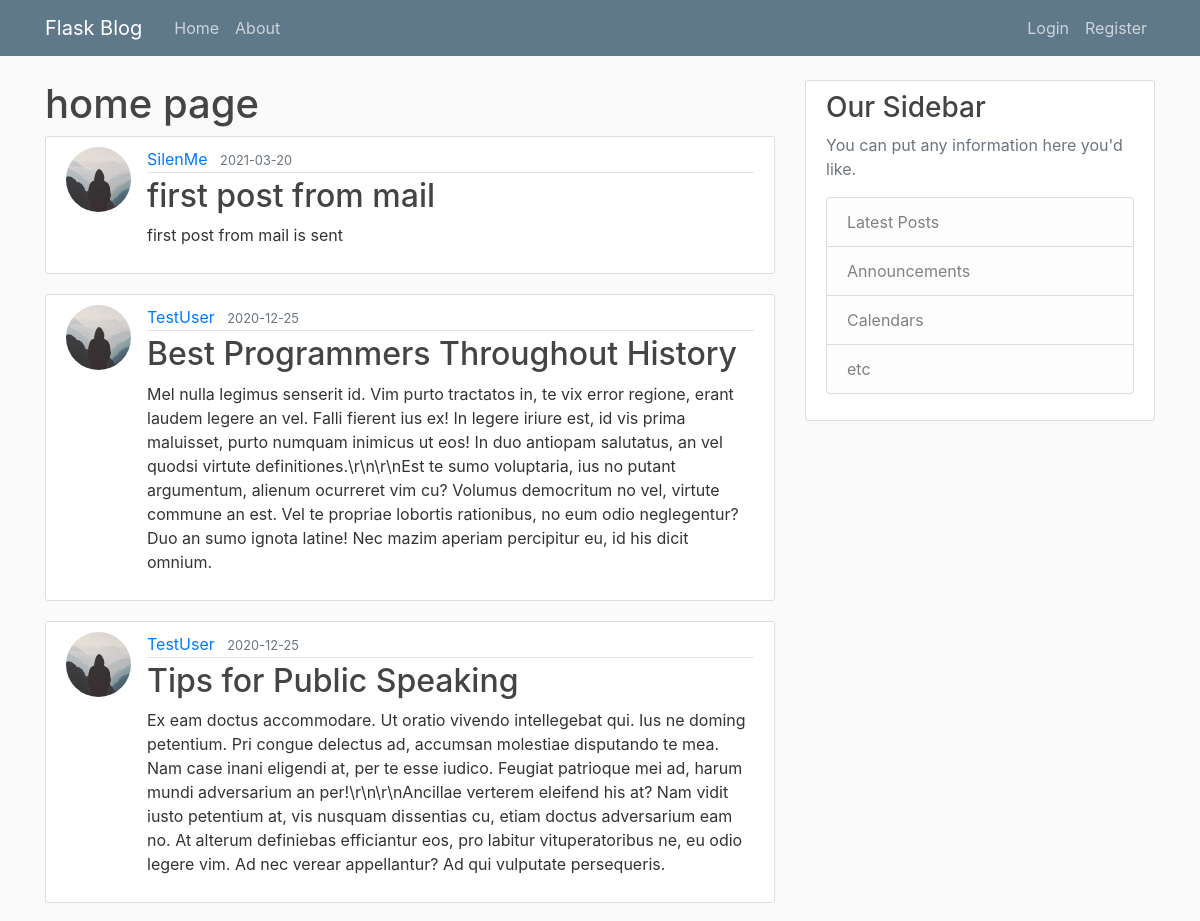
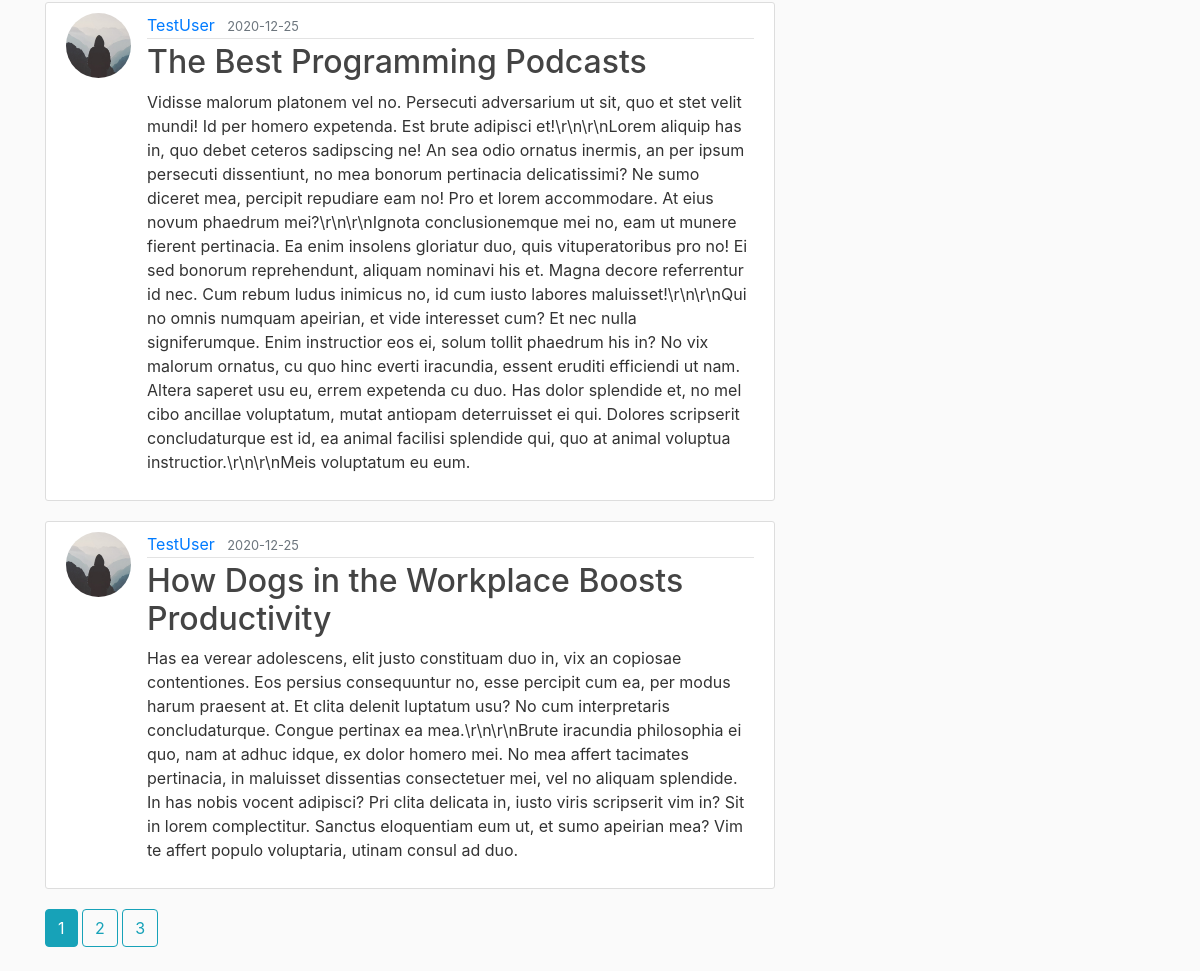
The page /home on the database its author committed (2 pictures, top to bottom).
### flaskblog/models.py (models this page shows, shortened)
class Post(db.Model):
    id = db.Column(db.Integer, primary_key=True)
    title = db.Column(db.String(100), nullable=False)
    date_posted = db.Column(db.DateTime, nullable=False, default=datetime.utcnow)
    content = db.Column(db.Text, nullable=False)
    user_id = db.Column(db.Integer, db.ForeignKey('user.id'), nullable=False)#foreign Key for Class=User===table=user

class User(db.Model, UserMixin):
    id = db.Column(db.Integer, primary_key=True)
    username = db.Column(db.String(20), unique=True, nullable=False)
    email = db.Column(db.String(120), unique=True, nullable=False)
    image_file = db.Column(db.String(20), nullable=False, default='default.jpg')
    password = db.Column(db.String(60), nullable=False)
    posts = db.relationship('Post', backref='author', lazy=True)#one-to-many relationship , backref is similar to a column and author will give the user who created the post

### flaskblog/main/routes.py (the view)
@main.route("/")
@main.route("/home")
def home():
    page = request.args.get('page', 1, type=int)
    posts = Post.query.order_by(Post.date_posted.desc()).paginate(page=page, per_page=5)
    return render_template('home.html', posts=posts)

### flaskblog/templates/home.html
{%extends "layout.html"%}
{%block content%}
<h1>home page</h1>
{% for post in posts.items %}
        <article class="media content-section">
          <img class="rounded-circle article-img" src="{{ url_for('static', filename='profile_pics/' + post.author.image_file) }}">
          <div class="media-body">
            <div class="article-metadata">
              <a class="mr-2" href="{{ url_for('users.user_posts', username=post.author.username) }}">{{ post.author.username }}</a>
              <small class="text-muted">{{ post.date_posted.strftime('%Y-%m-%d') }}</small>
            </div>
            <h2><a class="article-title" href="{{ url_for('posts.post', post_id=post.id) }}">{{ post.title }}</a></h2>
            <p class="article-content">{{ post.content }}</p>
          </div>
        </article>
    {% endfor %}
{% for page_num in posts.iter_pages(left_edge=1, right_edge=1, left_current=1, right_current=2) %}
      {% if page_num %}
        {% if posts.page == page_num %}
          <a class="btn btn-info mb-4" href="{{ url_for('main.home', page=page_num) }}">{{ page_num }}</a>
        {% else %}
          <a class="btn btn-outline-info mb-4" href="{{ url_for('main.home', page=page_num) }}">{{ page_num }}</a>
        {% endif %}
      {% else %}
        ...
      {% endif %}
    {% endfor %}
{% endblock content %}

### flaskblog/templates/layout.html (shortened to what this page needs)
<!DOCTYPE html>
<html>
<head>
	<link rel="stylesheet" href="https://stackpath.bootstrapcdn.com/bootstrap/4.1.3/css/bootstrap.min.css">
	<link rel="stylesheet" type="text/css" href="{{ url_for('static', filename='main.css') }}">
</head>
<body>
<header class="site-header">
      <nav class="navbar navbar-expand-md navbar-dark bg-steel fixed-top">
        <div class="container">
          <a class="navbar-brand mr-4" href="/">Flask Blog</a>
          <div class="collapse navbar-collapse" id="navbarToggle">
            <div class="navbar-nav mr-auto">
              <a class="nav-item nav-link" href="{{ url_for('main.home') }}">Home</a>
              <a class="nav-item nav-link" href="{{ url_for('main.about') }}">About</a>
            </div>
            <div class="navbar-nav">
              {% if current_user.is_authenticated %}
                <a class="nav-item nav-link" href="{{ url_for('posts.new_post') }}">New Post</a>
                <a class="nav-item nav-link" href="{{ url_for('users.account') }}">Account</a>
                <a class="nav-item nav-link" href="{{ url_for('users.logout') }}">Logout</a>
              {% else %}
                <a class="nav-item nav-link" href="{{ url_for('users.login') }}">Login</a>
                <a class="nav-item nav-link" href="{{ url_for('users.register') }}">Register</a>
              {% endif %}
            </div>
          </div>
        </div>
      </nav>
    </header>
<main role="main" class="container">
  <div class="row">
    <div class="col-md-8">
        {% block content %}{% endblock %}
    </div>
    <div class="col-md-4">
      <div class="content-section">
        <h3>Our Sidebar</h3>
        <p class='text-muted'>You can put any information here you'd like.
          <ul class="list-group">
            <li class="list-group-item list-group-item-light">Latest Posts</li>
            <li class="list-group-item list-group-item-light">Announcements</li>
            <li class="list-group-item list-group-item-light">Calendars</li>
            <li class="list-group-item list-group-item-light">etc</li>
          </ul>
        </p>
      </div>
    </div>
  </div>
</main>
</body>
</html>

### flaskblog/static/main.css (style rules this page uses)
body { background: #fafafa; color: #333333; margin-top: 5rem; }
h1, h2, h3, h4, h5, h6 { color: #444444; }
.bg-steel { background-color: #5f788a; }
.site-header .navbar-nav .nav-link { color: #cbd5db; }
.content-section { background: #ffffff; padding: 10px 20px; border: 1px solid #dddddd; border-radius: 3px; margin-bottom: 20px; }
.article-title { color: #444444; }
.article-content { white-space: pre-line; }
.article-img { height: 65px; width: 65px; margin-right: 16px; }
.article-metadata { padding-bottom: 1px; margin-bottom: 4px; border-bottom: 1px solid #e3e3e3 }

### rows shown on the page
Post: image_file (placeholder picture), author.username "SilenMe", date_posted "2021-03-20", title "first post from mail", content "first post from mail is sent"
Post: image_file (placeholder picture), author.username "TestUser", date_posted "2020-12-25", title "Best Programmers Throughout History", content "Mel nulla legimus senserit id. Vim purto tractatos in, te vix error regione, erant laudem legere an vel. Falli fierent ius ex! In legere iriure est, id vis prima maluisset, purto numquam inimicus ut eos! In duo antiopam salutatus, an vel quodsi virtute definitiones.\\r\\n\\r\\nEst te sumo voluptaria, ius no putant argumentum, alienum ocurreret vim cu? Volumus democritum no vel, virtute commune an est. Vel te propriae lobortis rationibus, no eum odio neglegentur? Duo an sumo ignota latine! Nec mazim aperiam percipitur eu, id his dicit omnium."
Post: image_file (placeholder picture), author.username "TestUser", date_posted "2020-12-25", title "Tips for Public Speaking", content "Ex eam doctus accommodare. Ut oratio vivendo intellegebat qui. Ius ne doming petentium. Pri congue delectus ad, accumsan molestiae disputando te mea. Nam case inani eligendi at, per te esse iudico. Feugiat patrioque mei ad, harum mundi adversarium an per!\\r\\n\\r\\nAncillae verterem eleifend his at? Nam vidit iusto petentium at, vis nusquam dissentias cu, etiam doctus adversarium eam no. At alterum definiebas efficiantur eos, pro labitur vituperatoribus ne, eu odio legere vim. Ad nec verear appellantur? Ad qui vulputate persequeris."
Post: image_file (placeholder picture), author.username "TestUser", date_posted "2020-12-25", title "The Best Programming Podcasts", content "Vidisse malorum platonem vel no. Persecuti adversarium ut sit, quo et stet velit mundi! Id per homero expetenda. Est brute adipisci et!\\r\\n\\r\\nLorem aliquip has in, quo debet ceteros sadipscing ne! An sea odio ornatus inermis, an per ipsum persecuti dissentiunt, no mea bonorum pertinacia delicatissimi? Ne sumo diceret mea, percipit repudiare eam no! Pro et lorem accommodare. At eius novum phaedrum mei?\\r\\n\\r\\nIgnota conclusionemque mei no, eam ut munere fierent pertinacia. Ea enim insolens gloriatur duo, quis vituperatoribus pro no! Ei sed bonorum reprehendunt, aliquam nominavi his et. Magna decore referrentur id nec. Cum rebum ludus inimicus no, id cum iusto labores maluisset!\\r\\n\\r\\nQui…"
Post: image_file (placeholder picture), author.username "TestUser", date_posted "2020-12-25", title "How Dogs in the Workplace Boosts Productivity", content "Has ea verear adolescens, elit justo constituam duo in, vix an copiosae contentiones. Eos persius consequuntur no, esse percipit cum ea, per modus harum praesent at. Et clita delenit luptatum usu? No cum interpretaris concludaturque. Congue pertinax ea mea.\\r\\n\\r\\nBrute iracundia philosophia ei quo, nam at adhuc idque, ex dolor homero mei. No mea affert tacimates pertinacia, in maluisset dissentias consectetuer mei, vel no aliquam splendide. In has nobis vocent adipisci? Pri clita delicata in, iusto viris scripserit vim in? Sit in lorem complectitur. Sanctus eloquentiam eum ut, et sumo apeirian mea? Vim te affert populo voluptaria, utinam consul ad duo."

### other values the page prints
{{ page_num }} "1"
{{ page_num }} "2" "3"
